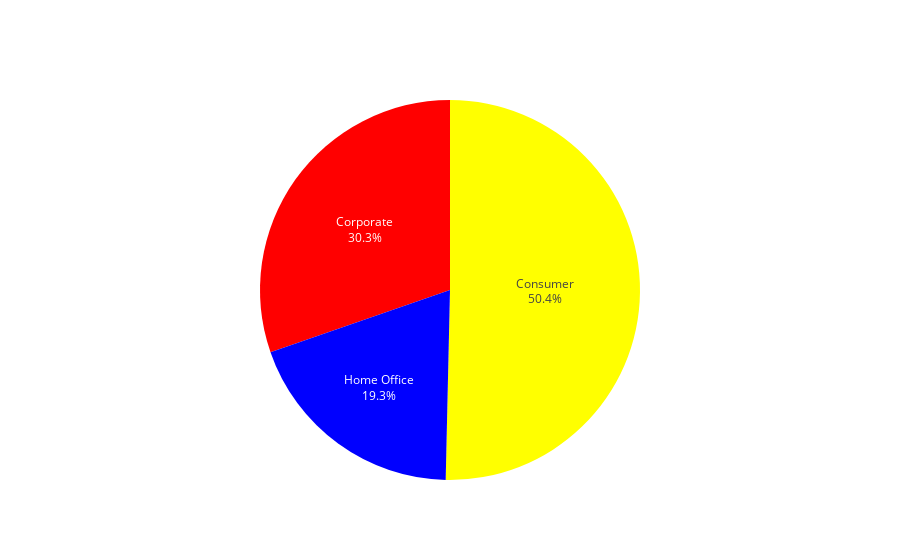

Notebook source saved alongside this figure:
### Code cell
import plotly.graph_objects as go

fig = go.Figure(data=[go.Pie(
    labels=ndf['Customer Type'],
    values=ndf['count'],
    textinfo='percent',
    hoverinfo='label+percent',
    marker=dict(colors=['yellow', 'red', 'blue'])
)])

fig.update_traces(textposition='inside', textinfo='percent+label')
fig.update_layout(showlegend=False)

fig.show()

### Figure 1 — Plotly figure (JSON) as saved in the notebook; plotly's stock layout.template omitted (floating-point values rounded to 4 significant figures)
{"data": [{"hoverinfo": "label+percent", "labels": ["Consumer", "Corporate", "Home Office"], "marker": {"colors": ["yellow", "red", "blue"]}, "textinfo": "percent+label", "textposition": "inside", "type": "pie", "values": [417, 251, 160]}], "layout": {"showlegend": false}}
